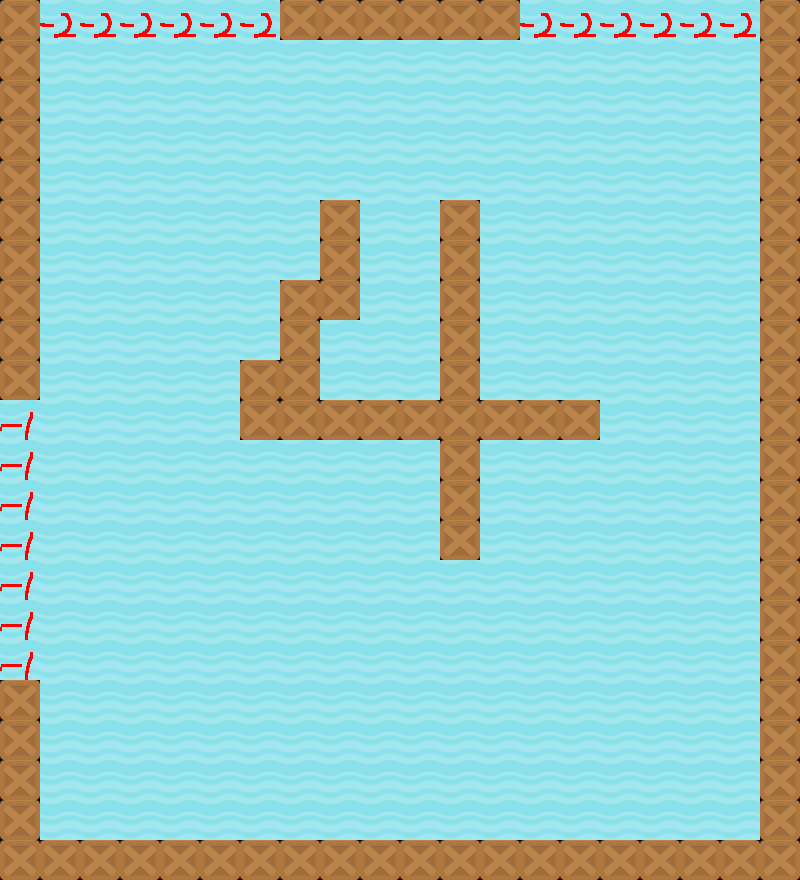

Rendered tile map (Tiled .tmx) drawn with the repository's tilesets; below, a short description and the full map source, tile grids included:
An orthogonal 20x22 tile map with 40x40 px tiles, 2 tile layers (tile_base, evet).

<map version="1.9" tiledversion="1.9.0" orientation="orthogonal" renderorder="right-down" width="20" height="22" tilewidth="40" tileheight="40" infinite="0" nextlayerid="3" nextobjectid="1">
 <tileset firstgid="1" name="platformer_simpleA_sheet" tilewidth="40" tileheight="40" tilecount="64" columns="8">
  <image source="platformer_simpleA_sheet.png" width="320" height="320" />
 </tileset>
 <layer id="1" name="tile_base" width="20" height="22">
  <data encoding="csv">
2,20,20,20,20,20,20,2,2,2,2,2,2,20,20,20,20,20,20,2,
2,20,20,20,20,20,20,20,20,20,20,20,20,20,20,20,20,20,20,2,
2,20,20,20,20,20,20,20,20,20,20,20,20,20,20,20,20,20,20,2,
2,20,20,20,20,20,20,20,20,20,20,20,20,20,20,20,20,20,20,2,
2,20,20,20,20,20,20,20,20,20,20,20,20,20,20,20,20,20,20,2,
2,20,20,20,20,20,20,20,2,20,20,2,20,20,20,20,20,20,20,2,
2,20,20,20,20,20,20,20,2,20,20,2,20,20,20,20,20,20,20,2,
2,20,20,20,20,20,20,2,2,20,20,2,20,20,20,20,20,20,20,2,
2,20,20,20,20,20,20,2,20,20,20,2,20,20,20,20,20,20,20,2,
2,20,20,20,20,20,2,2,20,20,20,2,20,20,20,20,20,20,20,2,
20,20,20,20,20,20,2,2,2,2,2,2,2,2,2,20,20,20,20,2,
20,20,20,20,20,20,20,20,20,20,20,2,20,20,20,20,20,20,20,2,
20,20,20,20,20,20,20,20,20,20,20,2,20,20,20,20,20,20,20,2,
20,20,20,20,20,20,20,20,20,20,20,2,20,20,20,20,20,20,20,2,
20,20,20,20,20,20,20,20,20,20,20,20,20,20,20,20,20,20,20,2,
20,20,20,20,20,20,20,20,20,20,20,20,20,20,20,20,20,20,20,2,
20,20,20,20,20,20,20,20,20,20,20,20,20,20,20,20,20,20,20,2,
2,20,20,20,20,20,20,20,20,20,20,20,20,20,20,20,20,20,20,2,
2,20,20,20,20,20,20,20,20,20,20,20,20,20,20,20,20,20,20,2,
2,20,20,20,20,20,20,20,20,20,20,20,20,20,20,20,20,20,20,2,
2,20,20,20,20,20,20,20,20,20,20,20,20,20,20,20,20,20,20,2,
2,2,2,2,2,2,2,2,2,2,2,2,2,2,2,2,2,2,2,2
</data>
 </layer>
 <layer id="2" name="evet" width="20" height="22">
  <data encoding="csv">
0,28,28,28,28,28,28,0,0,0,0,0,0,28,28,28,28,28,28,0,
0,0,0,0,0,0,0,0,0,0,0,0,0,0,0,0,0,0,0,0,
0,0,0,0,0,0,0,0,0,0,0,0,0,0,0,0,0,0,0,0,
0,0,0,0,0,0,0,0,0,0,0,0,0,0,0,0,0,0,0,0,
0,0,0,0,0,0,0,0,0,0,0,0,0,0,0,0,0,0,0,0,
0,0,0,0,0,0,0,0,0,0,0,0,0,0,0,0,0,0,0,0,
0,0,0,0,0,0,0,0,0,0,0,0,0,0,0,0,0,0,0,0,
0,0,0,0,0,0,0,0,0,0,0,0,0,0,0,0,0,0,0,0,
0,0,0,0,0,0,0,0,0,0,0,0,0,0,0,0,0,0,0,0,
0,0,0,0,0,0,0,0,0,0,0,0,0,0,0,0,0,0,0,0,
27,0,0,0,0,0,0,0,0,0,0,0,0,0,0,0,0,0,0,0,
27,0,0,0,0,0,0,0,0,0,0,0,0,0,0,0,0,0,0,0,
27,0,0,0,0,0,0,0,0,0,0,0,0,0,0,0,0,0,0,0,
27,0,0,0,0,0,0,0,0,0,0,0,0,0,0,0,0,0,0,0,
27,0,0,0,0,0,0,0,0,0,0,0,0,0,0,0,0,0,0,0,
27,0,0,0,0,0,0,0,0,0,0,0,0,0,0,0,0,0,0,0,
27,0,0,0,0,0,0,0,0,0,0,0,0,0,0,0,0,0,0,0,
0,0,0,0,0,0,0,0,0,0,0,0,0,0,0,0,0,0,0,0,
0,0,0,0,0,0,0,0,0,0,0,0,0,0,0,0,0,0,0,0,
0,0,0,0,0,0,0,0,0,0,0,0,0,0,0,0,0,0,0,0,
0,0,0,0,0,0,0,0,0,0,0,0,0,0,0,0,0,0,0,0,
0,0,0,0,0,0,0,0,0,0,0,0,0,0,0,0,0,0,0,0
</data>
 </layer>
</map>
